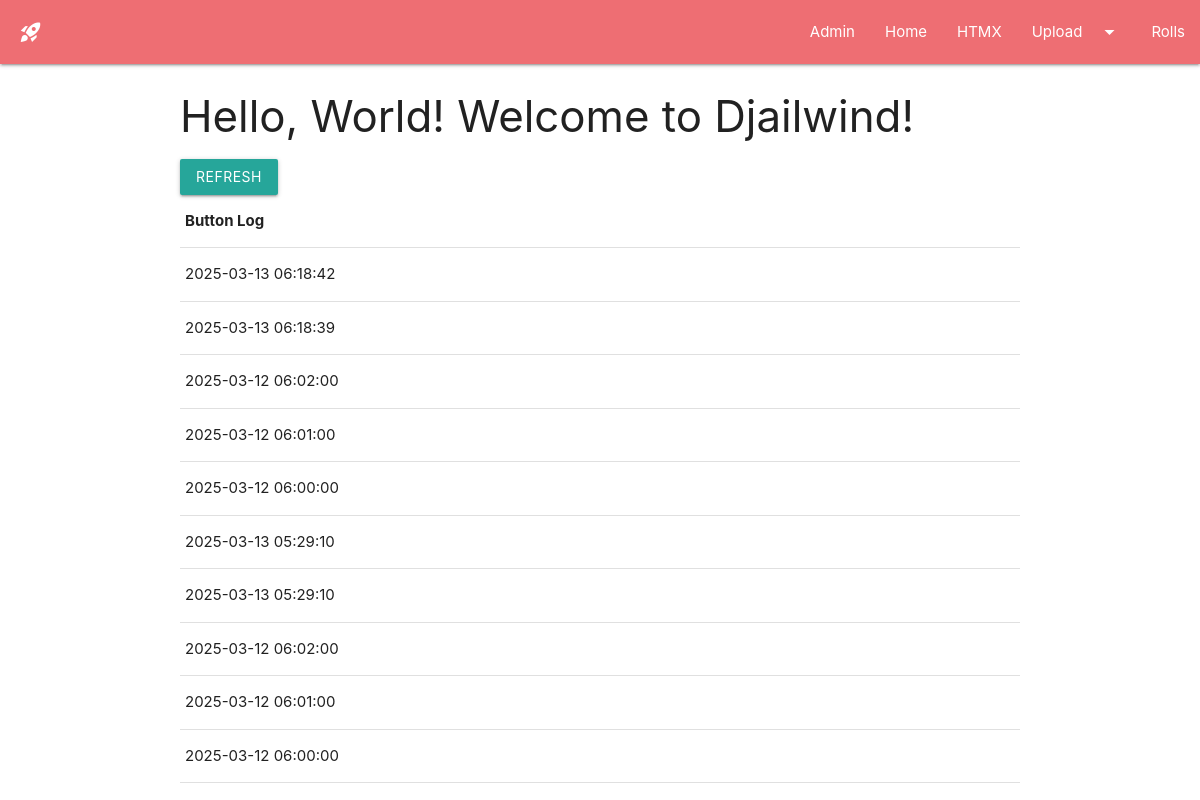
The app's page /, older data.
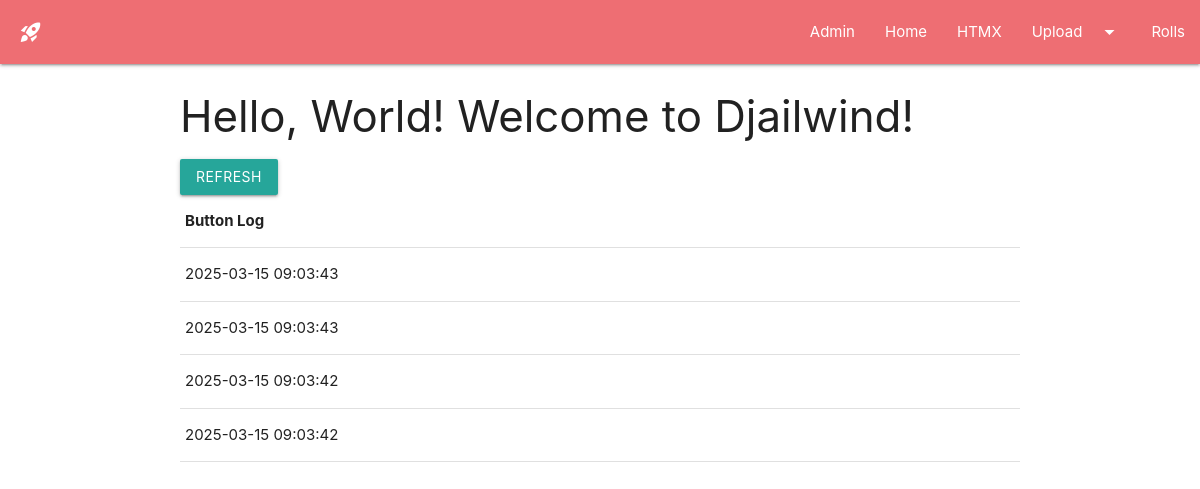
The same page, newer data.
### home/models.py (models this page shows)
class ButtonLog(models.Model):
    pressed_at = models.DateTimeField(auto_now_add=True)
    def __str__(self):
            local_time = timezone.localtime(self.pressed_at)
            return f"{local_time:%Y-%m-%d %H:%M:%S}"
    class Meta:
        verbose_name = "Button Log"
        verbose_name_plural = "Button Logs"

### home/views.py (the view)
# urls.py: path('', views.home_page, name='home_page'),  # Maps the root URL to the homepage
def home_page(request):
    button_logs = get_button_logs()
    return render(request, 'home/home_page.html', {'button_logs': button_logs})

### home/utils_button.py (called while the page is built)
def get_button_logs():
    return ButtonLog.objects.all().order_by('-id')[:10]

### home/templates/home/home_page.html (shortened to what this page needs)
{% extends "home/base.html" %}
{% block content %}
    <h3 class="text-3xl font-bold">
        Hello, World! Welcome to Djailwind!
    </h3>
    <a href="{% url 'log_button' %}" onclick="event.preventDefault(); fetch(this.href).then(() => location.reload());" class="waves-effect waves-light btn">Refresh</a>
    <table>
        <thead>
            <tr>
                <th>Button Log</th>
            </tr>
        </thead>
        <tbody>
            {% for log in button_logs %}
                <tr>
                    <td>{{ log }}</td>
                </tr>
            {% empty %}
                <tr>
                    <td>No button presses logged yet.</td>
                </tr>
            {% endfor %}
        </tbody>
    </table>
{% endblock %}

### home/templates/home/base.html (shortened to what this page needs)
{% load static %}
<!DOCTYPE html>
<html lang="en">
<head>
    <link rel="stylesheet" href="https://cdnjs.cloudflare.com/ajax/libs/materialize/1.0.0/css/materialize.min.css">
</head>
<body>
    <nav>
        <div class="nav-wrapper">
            <a href="#" class="brand-logo"><i class="material-icons ml-5">rocket_launch</i></a>
            <ul id="nav-mobile" class="right hide-on-med-and-down">
                <li><a href="/admin">Admin</a></li>
                <li><a href="/">Home</a></li>
                <li><a href="/htmx_page">HTMX</a></li>
                <li><a class="dropdown-trigger" href="#!" data-target="dropdown1">Upload<i
                    class="material-icons right">arrow_drop_down</i></a></li>
                <li><a href="/rolls_page">Rolls</a></li>
            </ul>
        </div>
    </nav>
    <div class="container">
        {% block content %}{% endblock %}
    </div>
    <script src="https://unpkg.com/@tailwindcss/browser@4"></script>
</body>
</html>

Row changes from the older to the newer data that the page shows:
removed ButtonLog: pressed_at "2025-03-13 06:18:42"
removed ButtonLog: pressed_at "2025-03-13 06:18:39"
removed ButtonLog: pressed_at "2025-03-12 06:02:00"
removed ButtonLog: pressed_at "2025-03-12 06:01:00"
removed ButtonLog: pressed_at "2025-03-12 06:00:00"
removed ButtonLog: pressed_at "2025-03-13 05:29:10"
removed ButtonLog: pressed_at "2025-03-13 05:29:10"
removed ButtonLog: pressed_at "2025-03-12 06:02:00"
removed ButtonLog: pressed_at "2025-03-12 06:01:00"
removed ButtonLog: pressed_at "2025-03-12 06:00:00"
now on this page (row edited): ButtonLog: pressed_at "2025-03-15 09:03:43"
now on this page (row edited): ButtonLog: pressed_at "2025-03-15 09:03:43"
now on this page (row edited): ButtonLog: pressed_at "2025-03-15 09:03:42"
now on this page (row edited): ButtonLog: pressed_at "2025-03-15 09:03:42"
